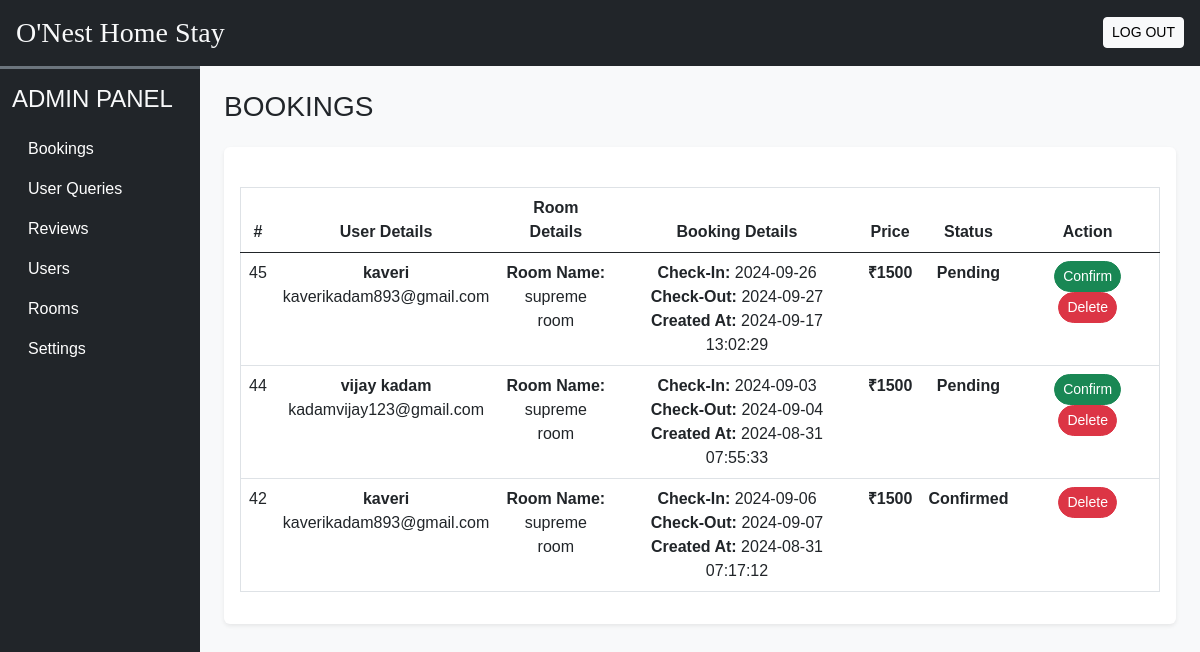
The app's page /Admin/bookings.php (signed in) with its own data.
### tables this page shows
CREATE TABLE `bookings1` (
  `id` int(11) NOT NULL,
  `name` varchar(255) NOT NULL,
  `email` varchar(255) NOT NULL,
  `room_id` int(11) NOT NULL,
  `check_in` date NOT NULL,
  `check_out` date NOT NULL,
  `price` int(11) NOT NULL,
  `created_at` timestamp NOT NULL DEFAULT current_timestamp(),
  `user_id` int(11) DEFAULT NULL,
  `status` enum('pending','confirmed','canceled') DEFAULT 'pending'
);

CREATE TABLE `rooms` (
  `id` int(11) NOT NULL,
  `name` varchar(15) NOT NULL,
  `area` int(11) NOT NULL,
  `price` int(11) NOT NULL,
  `adult` int(11) NOT NULL,
  `children` int(11) NOT NULL,
  `description` varchar(350) NOT NULL,
  `status` tinyint(4) NOT NULL DEFAULT 1,
  `removed` int(11) NOT NULL DEFAULT 0
);

### Admin/bookings.php (the view, shortened to what this page needs)
<!DOCTYPE html>
<html lang="en">
<head>
    <?php require('inc/links.php');  ?>
</head>
<body class="bg-light">
    <?php require('inc/header.php');  ?>
    <div class="container-fluid" id="main-content">
        <div class="row">
            <div class="col-lg-10 ms-auto p-4 overflow-hidden">
                <h3 class="mb-4">BOOKINGS</h3>
                <div class="card border-0 shadow-sm mb-4">
                    <div class="card-body">
                        <div class="table-responsive">
                            <table class="table table-hover border text-center">
                                <thead>
                                    <tr class="bg-dark text-white">
                                        <th scope="col">#</th>
                                        <th scope="col">User Details</th>
                                        <th scope="col">Room Details</th>
                                        <th scope="col">Booking Details</th>
                                        <th scope="col">Price</th>
                                        <th scope="col">Status</th>
                                        <th scope="col">Action</th>
                                    </tr>
                                </thead>
                                <tbody id="table-data">
                                    <?php
                                    $query = "SELECT b.id, b.name, b.email, b.room_id, b.check_in, b.check_out, b.created_at, r.name AS room_name, r.price, b.status
                                              FROM bookings1 b
                                              JOIN rooms r ON b.room_id = r.id
                                              ORDER BY b.created_at DESC";
                                    $result = $con->query($query);
                                    if (!$result) {
                                        echo "<tr><td colspan='7'>Error fetching bookings: " . $con->error . "</td></tr>";
                                    } else {
                                        while ($row = $result->fetch_assoc()) {
                                            $check_in = new DateTime($row['check_in']);
                                            $check_out = new DateTime($row['check_out']);
                                            $interval = $check_in->diff($check_out);
                                            $number_of_days = $interval->days;
                                            $total_price = $row['price'] * $number_of_days;
                                            $status_label = '';
                                            switch ($row['status']) {
                                                case 'confirmed':
                                                    $status_label = 'Confirmed';
                                                    break;
                                                default:
                                                    $status_label = 'Pending';
                                                    break;
                                            }
                                            $action_button = $row['status'] === 'pending' ? "<button class='btn btn-success rounded-pill btn-sm' onclick='confirmBooking({$row['id']})'>Confirm</button>" : "";
                                            echo "<tr>
                                                    <td>{$row['id']}</td>
                                                    <td>
                                                        <strong>{$row['name']}</strong><br>
                                                        {$row['email']}
                                                    </td>
                                                    <td>
                                                       <b>Room Name:</b> <br>
                                                        {$row['room_name']}
                                                    </td>
                                                    <td>
                                                        <b>Check-In:</b> {$row['check_in']}<br>
                                                       <b> Check-Out:</b> {$row['check_out']}<br>
                                                       <b> Created At:</b> {$row['created_at']}
                                                    </td>
                                                    <td>
                                                      <b>  ₹{$total_price}</b>
                                                    </td>
                                                    <td>
                                                       <b> {$status_label} </b>
                                                    </td>
                                                    <td>
                                                        {$action_button}
                                                        <button class='btn btn-danger rounded-pill btn-sm' onclick='deleteBooking({$row['id']})'>Delete</button>
                                                    </td>
                                                </tr>";
                                        }
                                    }
                                    ?>
                                </tbody>
                            </table>
                        </div>
                    </div>
                </div>
            </div>
        </div>
    </div>
</body>
</html>

### Admin/inc/links.php (shortened to what this page needs)
<link rel="stylesheet" href="https://cdn.jsdelivr.net/npm/bootstrap-icons@1.3.0/font/bootstrap-icons.css">
<link href="https://cdn.jsdelivr.net/npm/bootstrap@5.0.2/dist/css/bootstrap.min.css" rel="stylesheet"
>
<link rel="stylesheet" href="common.css">
<link href="//maxcdn.bootstrapcdn.com/font-awesome/4.1.0/css/font-awesome.min.css" rel="stylesheet">
    <link href="https://stackpath.bootstrapcdn.com/bootstrap/5.3.0/css/bootstrap.min.css" rel="stylesheet">

### Admin/inc/header.php (shortened to what this page needs)
<div class="bg-dark text-light container-fluid p-3 d-flex align-items-center justify-content-between stick-top">
        <h3 class="mb-0 h-font">O'Nest Home Stay</h3>
        <a href="logout.php" class="btn btn-light btn-sm"> LOG OUT</a>
    </div>
    <div class="col-lg-2 bg-dark border-top border-3 border-secondary" id="dashboard-menu">
        <nav class="navbar navbar-expand-lg navbar-dark">
            <div class="container-fluid flex-lg-column align-items-stretch">
                <h4 class="mt-2 text-light">ADMIN PANEL </h4>
                <div class="collapse navbar-collapse flex-column mt-2 align-items-stretch" id="AdminDropdown">
                    <ul class="nav nav-pills flex-column">
                        <li class="nav-item">
                            <a class="nav-link text-white" href="bookings.php">Bookings</a>
                        </li>
                        <li class="nav-item">
                            <a class="nav-link text-white" href="user_queries.php">User Queries</a>
                        </li>
                        <li class="nav-item">
                            <a class="nav-link text-white" href="review.php">Reviews</a>
                        </li>
                        <li class="nav-item">
                            <a class="nav-link text-white" href="users.php">Users</a>
                        </li>
                        <li class="nav-item">
                            <a class="nav-link text-white" href="roomsback.php">Rooms</a>
                        </li>
                        <li class="nav-item">
                            <a class="nav-link text-white" href="settings.php">Settings</a>
                        </li>
                    </ul>
                </div>
            </div>
        </nav>
    </div>

### Admin/common.css (style rules this page uses)
#dashboard-menu { position: fixed; height:100%; }

### records on screen
bookings1: id "45", name "kaveri", email "kaverikadam893@gmail.com", room.name "supreme room", check_in "2024-09-26", check_out "2024-09-27", created_at "2024-09-17 13:02:29", room.price "1500", status "Pending"
bookings1: id "44", name "vijay kadam", email "kadamvijay123@gmail.com", room.name "supreme room", check_in "2024-09-03", check_out "2024-09-04", created_at "2024-08-31 07:55:33", room.price "1500", status "Pending"
bookings1: id "42", name "kaveri", email "kaverikadam893@gmail.com", room.name "supreme room", check_in "2024-09-06", check_out "2024-09-07", created_at "2024-08-31 07:17:12", room.price "1500", status "Confirmed"
